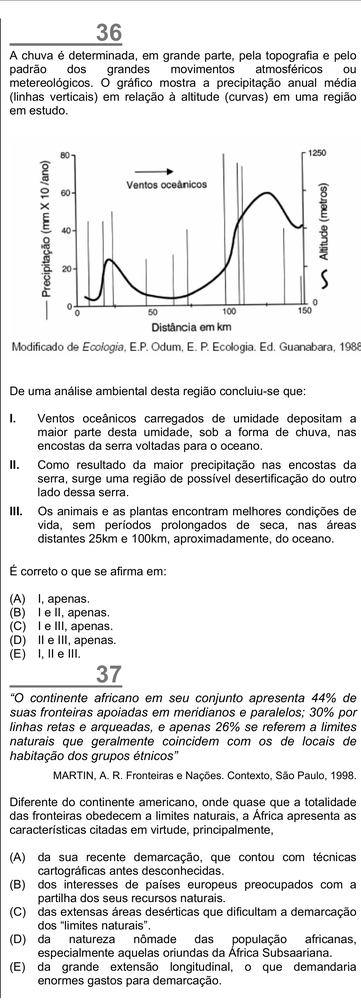
#> input picture 4Passo-RemoverBordas/divididas-com-bordas-do-meio/pagina_enem_15_direita.png, 361 x 1000 px, shrunk from 1136 x 3146 before the run; its folder holds 4 pictures in this run
$ python remover-bordas-internas.py
#> lines starting #> are read from the running program, lines starting #| are printed output that depends on the picture
"""
Propósito: Remover a bordinha interna que fica entre as colunas
Autor: Alexandre Nassar de Peder
Criação: 02/10/2025
Atualização: 03/06/2026

OBS1: puxe a pasta "divididas-com-bordas-do-meio" do passo 3 para essa pasta do passo 4

OBS2: As imagens da coluna da esquerda tem uma bordinha no lado direito

OBS3: As imagens da coluna da direita tem uma bordinha no lado esquerdo

OBS4: abra as imagens no GIMP para contar pixels e saber quantos pixels cortar da borda interna

OBS5: este código vai criar uma pasta de saída chamada "divididas-sem-bordas-do-meio", vai cortar as bordinhas internas de cada coluna e salvar as imagens cortadas nessa pasta criada

OBS6: Atualize as linhas 43 e 47 com os valores corretos de corte (esquerda, superior, direita, inferior) para a respectiva coluna (esquerda/direita)

OBS7: execute o código, e abra as imagens para conferir se as bordas foram removidas corretamente. Se não, ajuste os valores de corte e execute novamente.
"""

from PIL import Image
import os

pasta_imagens = "divididas-com-bordas-do-meio"
pasta_saida = "divididas-sem-bordas-do-meio"

os.makedirs(pasta_saida, exist_ok=True)

for nome_arquivo in os.listdir(pasta_imagens):
    if nome_arquivo.lower().endswith(".png"):
        caminho_entrada = os.path.join(pasta_imagens, nome_arquivo)
        imagem = Image.open(caminho_entrada)
#> imagem is the input picture: PIL image 361x1000 RGB; mean R, G, B 233, 233, 233

        largura, altura = imagem.size
#> largura = 361; altura = 1000

        # Aplica o corte original das bordas totais
        caixa_corte = (0, 0, largura, altura)
#> caixa_corte = (0, 0, 361, 1000)

        # Aplica cortes adicionais baseados no nome do arquivo
        if nome_arquivo.endswith("_esquerda.png"):
            # Remover pixels da borda direita das imagens de coluna da esquerda, nesse exemplo, 25 pixels
            caixa_corte = (caixa_corte[0], caixa_corte[1], caixa_corte[2] - 15, caixa_corte[3]) # ATUALIZE AQUI O VALOR DE CORTE PARA A COLUNA DA ESQUERDA (esquerda, superior, direita, inferior)

        elif nome_arquivo.endswith("_direita.png"):
            # Remover pixels da borda esquerda das imagens de coluna da direita, nesse exemplo, 25 pixels
            caixa_corte = (caixa_corte[0] + 16, caixa_corte[1], caixa_corte[2], caixa_corte[3]) # ATUALIZE AQUI O VALOR DE CORTE PARA A COLUNA DA DIREITA (esquerda, superior, direita, inferior)
#> caixa_corte = (16, 0, 361, 1000)

        imagem_cortada = imagem.crop(caixa_corte)
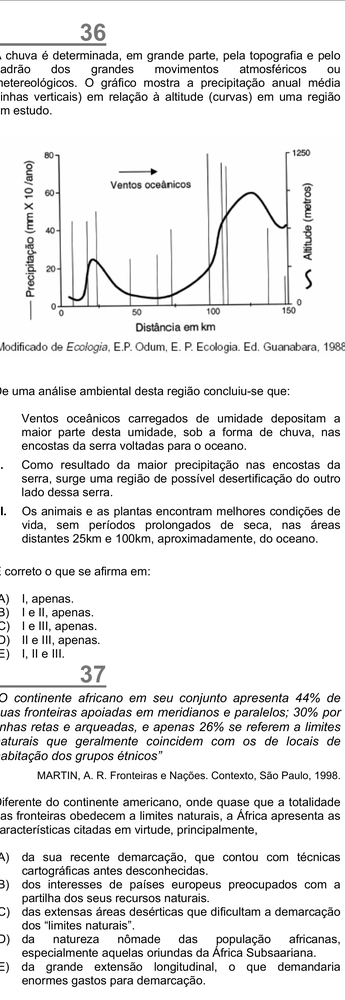
#> imagem_cortada: PIL image 345x1000 RGB; mean R, G, B 232.9, 232.9, 232.9

        caminho_saida = os.path.join(pasta_saida, nome_arquivo)
        imagem_cortada.save(caminho_saida)
#> pass 2 of the loop `for nome_arquivo in os.listdir(pasta_imagens):`:
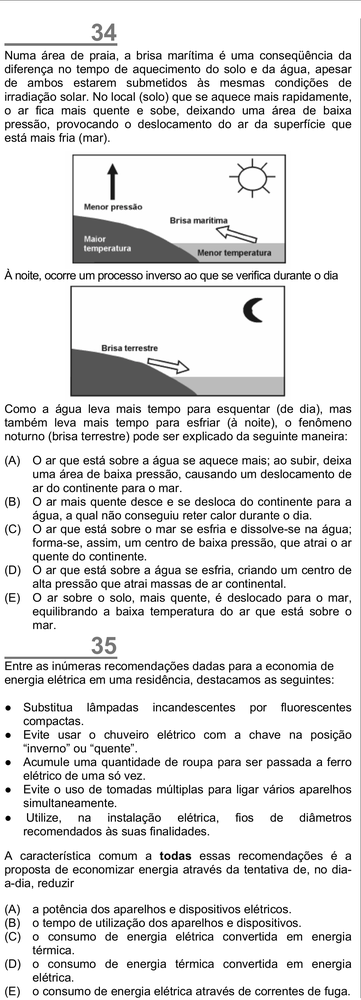
#> input picture 4Passo-RemoverBordas/divididas-com-bordas-do-meio/pagina_enem_15_esquerda.png, 361 x 1000 px, shrunk from 1135 x 3146 before the run
#> imagem is the input picture: PIL image 361x1000 RGB; mean R, G, B 226.6, 226.6, 226.6
#> `imagem_cortada = imagem.crop(caixa_corte)`:
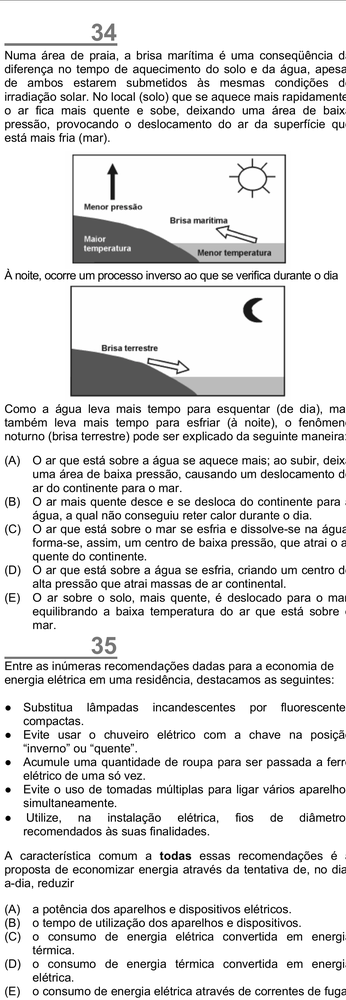
#> imagem_cortada: PIL image 346x1000 RGB; mean R, G, B 225.9, 225.9, 225.9
#> pass 3 of the loop `for nome_arquivo in os.listdir(pasta_imagens):`:
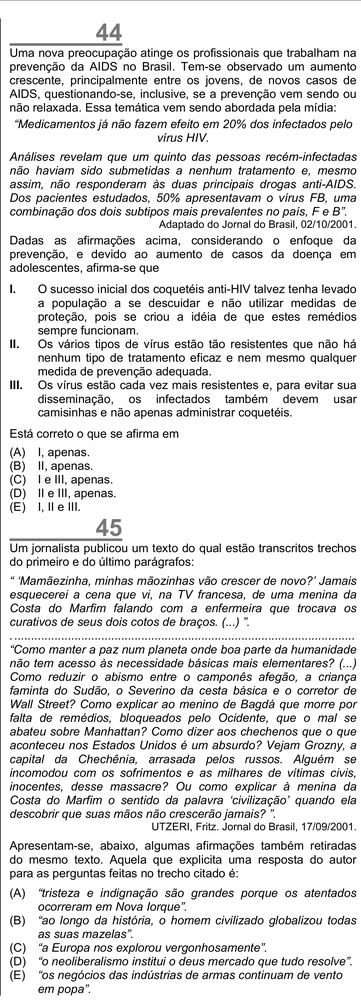
#> input picture 4Passo-RemoverBordas/divididas-com-bordas-do-meio/pagina_enem_17_direita.png, 361 x 1000 px, shrunk from 1136 x 3146 before the run
#> imagem is the input picture: PIL image 361x1000 RGB; min 0, max 255, mean 224
#> `imagem_cortada = imagem.crop(caixa_corte)`:
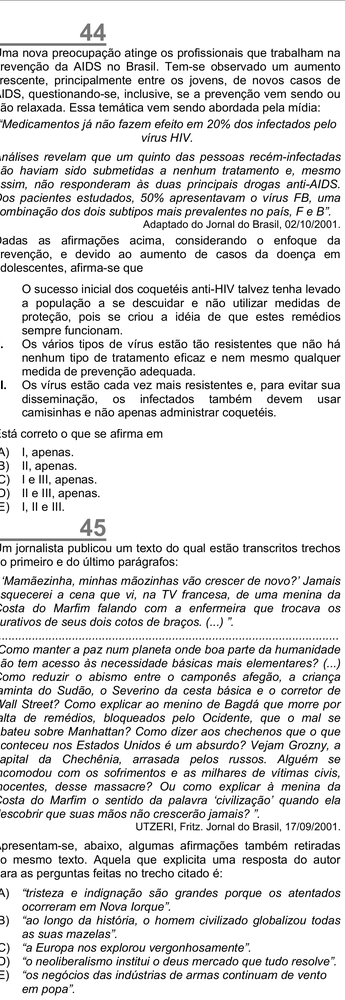
#> imagem_cortada: PIL image 345x1000 RGB; min 0, max 255, mean 223.8
#> the loop made 4 passes; the first 3 are shown

print("Recorte das bordas concluído.")
